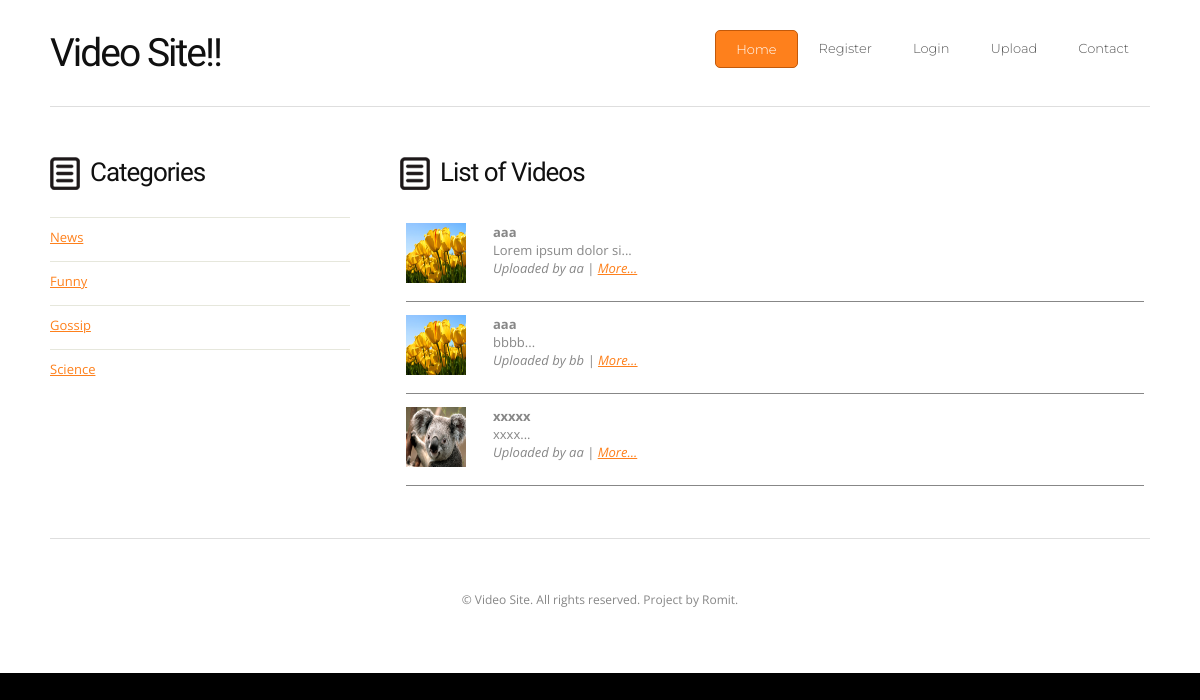
Page /list.php?cid=1 on the committed database.
### tables this page shows
CREATE TABLE `categories` (
  `c_id` int(11) NOT NULL,
  `c_name` varchar(255) NOT NULL
);

CREATE TABLE `videos` (
  `v_id` int(11) NOT NULL,
  `v_c_id` int(11) NOT NULL,
  `v_u_id` int(11) NOT NULL,
  `v_title` varchar(255) NOT NULL,
  `v_desc` text NOT NULL,
  `v_thumb` varchar(255) NOT NULL,
  `v_file` varchar(255) NOT NULL
);

CREATE TABLE `users` (
  `u_id` int(11) NOT NULL,
  `u_name` varchar(255) NOT NULL,
  `u_email` varchar(255) NOT NULL,
  `u_pwd` varchar(255) NOT NULL,
  `u_phone` varchar(255) NOT NULL
);

### classes/dbo.class.php (called while the page is built, shortened)
<?php
	class dbo {
		private $host = "localhost";
		private $user = "root";
		private $pswd = "";
		private $dbnm = "video_site";
		private $link = null;
		function __construct() {
			$this->link = mysqli_connect($this->host, $this->user, $this->pswd, $this->dbnm) or die (myslqi_connect_error());
		}
		function get($q) {
			$res = mysqli_query($this->link, $q) or die (mysqli_error($this->link));
			return $res;
		}
	}
	$db = new dbo();
?>

### list.php (the view, shortened to what this page needs)
<?php
	require_once("classes/dbo.class.php");
	$vq = "select * from videos, users where v_u_id = u_id and v_c_id = '".$_GET["cid"]."'";
	$vres = $db->get($vq);
?><!DOCTYPE html PUBLIC "-//W3C//DTD XHTML 1.0 Strict//EN" "http://www.w3.org/TR/xhtml1/DTD/xhtml1-strict.dtd">
<html xmlns="http://www.w3.org/1999/xhtml">
<head>
	<?php require_once('inc/head.inc.php') ?>
</head>
<body>
<div id="wrapper" class="container">
	<div id="header">
		<div id="logo">
			<?php require_once('inc/logo.inc.php') ?>
		</div>
		<div id="menu">
			<?php require_once('inc/menu.inc.php') ?>
		</div>
	</div>
	<div id="page">
	<div id="sidebar">
		<?php require_once("inc/sidebar.inc.php") ?>
	</div>
	<div id="content">
		<div id="cbox1">
			<h2 class="title">List of Videos</h2>
			<table width="100%" border="0" cellspacing="5">
				<?php
					while($vrow = mysqli_fetch_assoc($vres)) {
						echo '
							<tr>
								<td valign="top" width="80">
									<img src="'.$vrow['v_thumb'].'" height="60" width="60">
								</td>
								<td valign="top">
									<b>'.$vrow["v_title"].'</b> <br>
									'.substr($vrow['v_desc'], 0, 20).'... <br>
									<i>Uploaded by '.$vrow['u_name'].' | <a href="details.php?vid='.$vrow['v_id'].'">More...</a> </i>
								</td>
							</tr>
							<tr>
								<td colspan="2"><hr size="1" color=""></td>
							</tr>
						';
					}
				?>
			</table>
		</div>
	</div>
	</div>
	<div id="footer">
		<?php require_once("inc/footer.inc.php") ?>
	</div>
</div>
</body>
</html>

### inc/head.inc.php (shortened to what this page needs)
<link href="default.css" rel="stylesheet" type="text/css" media="all" />

### inc/logo.inc.php
<h1><a href="#">Video Site!!</a></h1>

### inc/menu.inc.php
<ul>
				<li class="current_page_item"><a href="index.php">Home</a></li>
				<li><a href="register.php">Register</a></li>
				<li><a href="login.php">Login</a></li>
				<li><a href="upload.php">Upload</a></li>
				<li><a href="contact.php">Contact</a></li>
			</ul>

### inc/sidebar.inc.php
<?php
	require_once("classes/dbo.class.php");
	$inc_cat_q = "select * from categories";
	$inc_cat_res = $db->get($inc_cat_q);
?><div id="box1">
			<h2 class="title">Categories</h2>
			<ul class="style1">
				<?php
					while($inc_cat_row = mysqli_fetch_assoc($inc_cat_res)){
						echo '<li><a href="list.php?cid='.$inc_cat_row["c_id"].'">'.$inc_cat_row["c_name"].'</a></li>';
					}
				?>
			</ul>
		</div>

### inc/footer.inc.php
<p>&copy; Video Site. All rights reserved. Project by Romit.</p>

### default.css (style rules this page uses)
html, body { height: 100%; }
body { margin: 0px; padding: 0px; background: #000000; font-family: 'Open Sans', sans-serif; font-size: 13px; color: #878787; }
h1, h2, h3 { margin: 0px; padding: 0px; font-family: 'Archivo Narrow', sans-serif; font-weight: normal; color: #101010; }
h2 { padding-bottom: 30px; letter-spacing: -1px; font-size: 2em; }
p, ol, ul { margin-top: 0px; }
p { line-height: 180%; }
a { color: #FE801C; }
.title { padding-left: 40px; background: url(images/icon01.png) no-repeat left top; }
#wrapper { width: 1100px; padding: 0px 50px; background: #FFFFFF; }
.container { width: 1200px; margin: 0px auto; }
#header { overflow: hidden; padding: 30px 0px; }
#logo { float: left; width: 300px; margin: 0; padding: 0; }
#logo h1 { letter-spacing: -2px; font-size: 3em; }
#logo h1 a { color: #101010; }
#logo a { border: none; background: none; text-decoration: none; color: #12212F; }
#menu { float: right; width: 700px; margin: 0 auto; padding: 0; }
#menu ul { float: right; margin: 0; padding: 0px 0px 0px 0px; list-style: none; line-height: normal; }
#menu li { float: left; padding: 0px 0px 0px 0px; }
#menu a { display: block; margin-right: 1px; padding: 10px 20px 10px 20px; text-decoration: none; text-align: center; font-family: 'Montserrat', sans-serif; font-size: 13px; font-weight: 300; color: #585858; border: none; }
#menu .current_page_item a { text-decoration: none; color: #FFFFFF; }
#menu .current_page_item a { background: #FE801C; border-radius: 5px; border: 1px solid #C2590A }
#page { overflow: hidden; padding: 50px 0px 0px 0px; border-top: 1px solid #DEDEDE; }
#content { float: right; width: 750px; }
#content #cbox1 { margin-bottom: 40px; }
#sidebar { float: left; width: 300px; }
#sidebar #box1 { margin-bottom: 50px; }
#footer { overflow: hidden; padding: 50px 0px; border-top: 1px solid #DEDEDE; }
#footer p { text-align: center; font-size: 12px; }
ul.style1 { margin: 0px; padding: 0px; list-style: none; }
ul.style1 li { padding: 10px 0px 15px 0px; border-top: 1px solid #E6E7DC; }

### rows in the picture
categories: c_name "News"
categories: c_name "Funny"
categories: c_name "Gossip"
categories: c_name "Science"
videos: v_thumb (picture), v_title "aaa", v_desc "Lorem ipsum dolor si", users.u_name "aa"
videos: v_thumb (picture), v_title "aaa", v_desc "bbbb", users.u_name "bb"
videos: v_thumb (picture), v_title "xxxxx", v_desc "xxxx", users.u_name "aa"
